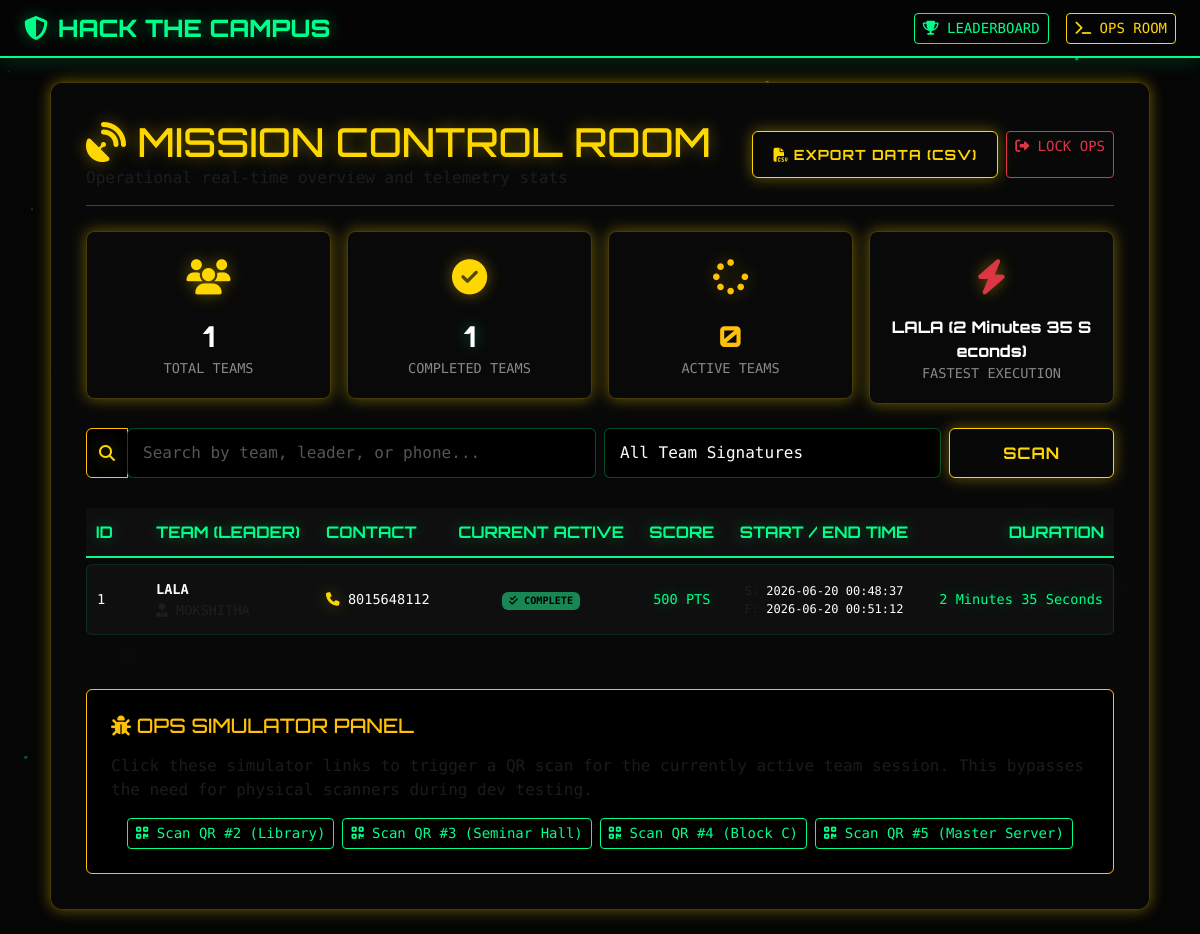
/admin (signed in), run on the app's committed database.
### tables this page shows
CREATE TABLE teams(
        id INTEGER PRIMARY KEY AUTOINCREMENT,
        team_name TEXT NOT NULL,
        leader_name TEXT NOT NULL,
        phone TEXT NOT NULL,
        current_level INTEGER DEFAULT 1,
        start_time TEXT,
        finish_time TEXT,
        total_time INTEGER DEFAULT NULL,
        completed INTEGER DEFAULT 0,
        score INTEGER DEFAULT 0
    );

### app.py (the view)
@app.route("/admin")
def admin():
    if not session.get("admin_logged_in"):
        return redirect(url_for("admin_login"))
    search = request.args.get("search", "").strip()
    status_filter = request.args.get("filter", "all")
    conn = sqlite3.connect(DB_NAME)
    cur = conn.cursor()
    cur.execute("SELECT COUNT(*) FROM teams")
    total_teams = cur.fetchone()[0]
    cur.execute("SELECT COUNT(*) FROM teams WHERE completed = 1")
    completed_teams = cur.fetchone()[0]
    active_teams = total_teams - completed_teams
    cur.execute("SELECT team_name, total_time FROM teams WHERE completed = 1 ORDER BY total_time ASC LIMIT 1")
    fastest_row = cur.fetchone()
    fastest_team = "N/A"
    if fastest_row:
        fastest_team = f"{fastest_row[0]} ({format_seconds(fastest_row[1])})"
    query = "SELECT id, team_name, leader_name, phone, current_level, start_time, finish_time, total_time, completed, score FROM teams WHERE 1=1"
    params = []
    if search:
        query += " AND (team_name LIKE ? OR leader_name LIKE ? OR phone LIKE ?)"
        params.extend([f"%{search}%", f"%{search}%", f"%{search}%"])
    if status_filter == "completed":
        query += " AND completed = 1"
    elif status_filter == "active":
        query += " AND completed = 0"
    query += " ORDER BY id DESC"
    cur.execute(query, params)
    teams_rows = cur.fetchall()
    conn.close()
    teams = []
    for row in teams_rows:
        teams.append({
            "id": row[0],
            "team_name": row[1],
            "leader_name": row[2],
            "phone": row[3],
            "current_level": row[4],
            "start_time": row[5],
            "finish_time": row[6] if row[6] else "N/A",
            "formatted_time": format_seconds(row[7]) if row[8] == 1 else "In Progress",
            "completed": row[8],
            "score": row[9]
        })
    return render_template(
        "admin.html",
        teams=teams,
        total_teams=total_teams,
        completed_teams=completed_teams,
        active_teams=active_teams,
        fastest_team=fastest_team,
        search=search,
        filter=status_filter
    )

### templates/admin.html (shortened to what this page needs)
{% extends "base.html" %}
{% block content %}
<div class="cyber-card-gold" style="max-width: 1100px;">
    <div class="admin-header d-flex justify-content-between align-items-center flex-wrap gap-3">
        <div>
            <h1 class="font-orbitron text-gold m-0"><i class="fa-solid fa-satellite-dish"></i> MISSION CONTROL ROOM</h1>
            <p class="font-mono text-muted mb-0">Operational real-time overview and telemetry stats</p>
        </div>
        <div class="d-flex gap-2">
            <a href="/admin/export" class="btn btn-gold font-mono btn-sm">
                <i class="fa-solid fa-file-csv"></i> EXPORT DATA (CSV)
            </a>
            <a href="/admin/logout" class="btn btn-outline-danger font-mono btn-sm">
                <i class="fa-solid fa-sign-out-alt"></i> LOCK OPS
            </a>
        </div>
    </div>
    <div class="row g-3 mb-4 font-mono">
        <div class="col-md-3 col-sm-6">
            <div class="admin-card">
                <div class="stat-icon"><i class="fa-solid fa-users"></i></div>
                <div class="stat-val">{{ total_teams }}</div>
                <div class="stat-label">TOTAL TEAMS</div>
            </div>
        </div>
        <div class="col-md-3 col-sm-6">
            <div class="admin-card">
                <div class="stat-icon text-neon"><i class="fa-solid fa-circle-check"></i></div>
                <div class="stat-val text-neon">{{ completed_teams }}</div>
                <div class="stat-label">COMPLETED TEAMS</div>
            </div>
        </div>
        <div class="col-md-3 col-sm-6">
            <div class="admin-card">
                <div class="stat-icon text-warning"><i class="fa-solid fa-spinner animate-pulse"></i></div>
                <div class="stat-val text-warning">{{ active_teams }}</div>
                <div class="stat-label">ACTIVE TEAMS</div>
            </div>
        </div>
        <div class="col-md-3 col-sm-12">
            <div class="admin-card">
                <div class="stat-icon text-danger"><i class="fa-solid fa-bolt"></i></div>
                <div class="stat-val text-white fs-6" style="word-break: break-all;">{{ fastest_team }}</div>
                <div class="stat-label">FASTEST EXECUTION</div>
            </div>
        </div>
    </div>
    <form method="GET" action="/admin" class="row g-2 mb-4 font-mono">
        <div class="col-md-6">
            <div class="input-group">
                <span class="input-group-text bg-black border-warning text-gold"><i class="fa-solid fa-magnifying-glass"></i></span>
                <input
                    type="text"
                    name="search"
                    class="form-control hacker-input border-warning"
                    placeholder="Search by team, leader, or phone..."
                    value="{{ search }}">
            </div>
        </div>
        <div class="col-md-4">
            <select name="filter" class="form-select hacker-input border-warning" onchange="this.form.submit()">
                <option value="all" {% if filter == 'all' %}selected{% endif %}>All Team Signatures</option>
            </select>
        </div>
        <div class="col-md-2">
            <button type="submit" class="btn btn-gold w-100 font-orbitron">SCAN</button>
        </div>
    </form>
    <div class="table-responsive">
        <table class="cyber-table">
            <thead>
                <tr>
                    <th style="width: 60px;">ID</th>
                    <th>TEAM (LEADER)</th>
                    <th>CONTACT</th>
                    <th class="text-center">CURRENT ACTIVE</th>
                    <th class="text-center">SCORE</th>
                    <th class="text-center">START / END TIME</th>
                    <th class="text-end">DURATION</th>
                </tr>
            </thead>
            <tbody class="font-mono" style="font-size: 0.85rem;">
                {% for team in teams %}
                <tr>
                    <td>{{ team.id }}</td>
                    <td>
                        <strong class="text-white">{{ team.team_name }}</strong><br>
                        <span class="text-muted"><i class="fa-solid fa-user-tie"></i> {{ team.leader_name }}</span>
                    </td>
                    <td><i class="fa-solid fa-phone text-gold"></i> {{ team.phone }}</td>
                    <td class="text-center">
                        {% if team.completed == 1 %}
                            <span class="badge bg-success text-black"><i class="fa-solid fa-check-double"></i> COMPLETE</span>
                        {% else %}
                            <span class="badge bg-warning text-black"><i class="fa-solid fa-play"></i> MISSION {{ team.current_level }}</span>
                        {% endif %}
                    </td>
                    <td class="text-center text-neon font-weight-bold">{{ team.score }} PTS</td>
                    <td class="text-center" style="font-size: 0.75rem;">
                        <span class="text-muted">S:</span> {{ team.start_time }}<br>
                        <span class="text-muted">F:</span> {{ team.finish_time }}
                    </td>
                    <td class="text-end text-neon">{{ team.formatted_time }}</td>
                </tr>
                {% else %}
                <tr>
                    <td colspan="7" class="text-center text-muted py-4">
                        <i class="fa-solid fa-database"></i> No records matching search queries found.
                    </td>
                </tr>
                {% endfor %}
            </tbody>
        </table>
    </div>
    <div class="mt-5 p-4 border border-warning rounded bg-black">
        <h5 class="text-warning font-orbitron mb-3"><i class="fa-solid fa-bug"></i> OPS SIMULATOR PANEL</h5>
        <p class="font-mono text-muted mb-3">Click these simulator links to trigger a QR scan for the currently active team session. This bypasses the need for physical scanners during dev testing.</p>
        <div class="d-flex flex-wrap gap-2 justify-content-center">
            <a href="/qr/2" target="_blank" class="btn btn-outline-neon font-mono btn-sm">
                <i class="fa-solid fa-qrcode"></i> Scan QR #2 (Library)
            </a>
            <a href="/qr/3" target="_blank" class="btn btn-outline-neon font-mono btn-sm">
                <i class="fa-solid fa-qrcode"></i> Scan QR #3 (Seminar Hall)
            </a>
            <a href="/qr/4" target="_blank" class="btn btn-outline-neon font-mono btn-sm">
                <i class="fa-solid fa-qrcode"></i> Scan QR #4 (Block C)
            </a>
            <a href="/qr/5" target="_blank" class="btn btn-outline-neon font-mono btn-sm">
                <i class="fa-solid fa-qrcode"></i> Scan QR #5 (Master Server)
            </a>
        </div>
    </div>
</div>
{% endblock %}

### templates/base.html (shortened to what this page needs)
<!DOCTYPE html>
<html lang="en">
<head>
    <link href="https://cdn.jsdelivr.net/npm/bootstrap@5.3.3/dist/css/bootstrap.min.css" rel="stylesheet">
    <link rel="stylesheet" href="https://cdnjs.cloudflare.com/ajax/libs/font-awesome/6.4.0/css/all.min.css">
    <link rel="stylesheet" href="{{ url_for('static', filename='style.css') }}">
</head>
<body>
    <canvas id="cyber-canvas"></canvas>
    <nav class="cyber-nav navbar navbar-expand-lg">
        <div class="container-fluid px-4">
            <a class="navbar-brand-cyber" href="/">
                <i class="fa-solid fa-shield-halved text-neon"></i> HACK THE CAMPUS
            </a>
            {% if team_logged_in %}
            <div class="team-status-panel d-flex flex-wrap align-items-center gap-4">
                <div class="status-item">
                    <span class="label"><i class="fa-solid fa-users text-gold"></i> TEAM:</span>
                    <span class="value text-gold font-mono">{{ team_name }}</span>
                </div>
                <div class="status-item">
                    <span class="label"><i class="fa-solid fa-award text-neon"></i> SCORE:</span>
                    <span class="value text-neon font-mono">{{ score }} PTS</span>
                </div>
                <div class="status-item">
                    <span class="label"><i class="fa-solid fa-stopwatch"></i> ELAPSED:</span>
                    <span id="elapsed-timer" class="value font-mono text-white" data-start="{{ start_time_epoch }}">00:00:00</span>
                </div>
                {% if not completed %}
                <div class="progress-bar-container">
                    <div class="progress-labels">
                        <span class="progress-text font-mono">{{ progress_text }}</span>
                        <span class="progress-pct font-mono">{{ progress_pct }}%</span>
                    </div>
                    <div class="progress-bar-ascii font-mono text-neon">{{ progress_bar }}</div>
                </div>
                {% else %}
                <div class="badge-success-cyber animate-pulse">
                    <i class="fa-solid fa-lock-open text-neon"></i> MASTER SERVER UNLOCKED
                </div>
                {% endif %}
                <a href="/logout" class="btn btn-outline-danger btn-sm logout-btn font-mono">
                    <i class="fa-solid fa-power-off"></i> ABORT
                </a>
            </div>
            {% else %}
            <div class="navbar-right-guest">
                <a href="/leaderboard" class="btn btn-outline-neon btn-sm font-mono me-2">
                    <i class="fa-solid fa-trophy"></i> LEADERBOARD
                </a>
                <a href="/admin" class="btn btn-outline-gold btn-sm font-mono">
                    <i class="fa-solid fa-terminal"></i> OPS ROOM
                </a>
            </div>
            {% endif %}
        </div>
    </nav>
    <div class="container main-container py-4">
        {% block content %}{% endblock %}
    </div>
    <script>
        // Particles Canvas Background
        const canvas = document.getElementById('cyber-canvas');
        const ctx = canvas.getContext('2d');
        function resizeCanvas() {
            canvas.width = window.innerWidth;
            canvas.height = window.innerHeight;
        }
        resizeCanvas();
        window.addEventListener('resize', resizeCanvas);
        const particles = [];
        const particleCount = 40;
        for (let i = 0; i < particleCount; i++) {
            particles.push({
                x: Math.random() * canvas.width,
                y: Math.random() * canvas.height,
                size: Math.random() * 2 + 1,
                speedX: (Math.random() - 0.5) * 0.5,
                speedY: (Math.random() - 0.5) * 0.5,
                opacity: Math.random() * 0.5 + 0.1
            });
        }
        function drawParticles() {
            ctx.clearRect(0, 0, canvas.width, canvas.height);
            ctx.fillStyle = '#00ff88';
            particles.forEach((p) => {
                ctx.globalAlpha = p.opacity;
                ctx.beginPath();
                ctx.arc(p.x, p.y, p.size, 0, Math.PI * 2);
                ctx.fill();
                p.x += p.speedX;
                p.y += p.speedY;
                if (p.x < 0 || p.x > canvas.width) p.speedX *= -1;
                if (p.y < 0 || p.y > canvas.height) p.speedY *= -1;
            });
            ctx.globalAlpha = 1.0;
            requestAnimationFrame(drawParticles);
        }
        drawParticles();
        // Elapsed Live Timer Update
        const timerElement = document.getElementById('elapsed-timer');
        if (timerElement) {
            const startEpoch = parseInt(timerElement.getAttribute('data-start'));
            if (startEpoch > 0) {
                function updateTimer() {
                    const nowEpoch = Math.floor(Date.now() / 1000);
                    let elapsed = nowEpoch - startEpoch;
                    if (elapsed < 0) elapsed = 0;
                    const hours = Math.floor(elapsed / 3600);
                    const minutes = Math.floor((elapsed % 3600) / 60);
                    const seconds = elapsed % 60;
                    const pad = (num) => String(num).padStart(2, '0');
                    timerElement.textContent = `${pad(hours)}:${pad(minutes)}:${pad(seconds)}`;
                }
                updateTimer();
                setInterval(updateTimer, 1000);
            }
        }
    </script>
</body>
</html>

### data on the page
teams: id "1", team_name "LALA", phone "8015648112", completed 1 (drawn), score "500", start_time "2026-06-20 00:48:37", finish_time "2026-06-20 00:51:12", formatted_time "2 Minutes 35 Seconds"

### other printed values
{{ total_teams }} "1"
{{ completed_teams }} "1"
{{ active_teams }} "0"
{{ fastest_team }} "LALA (2 Minutes 35 Seconds)"
